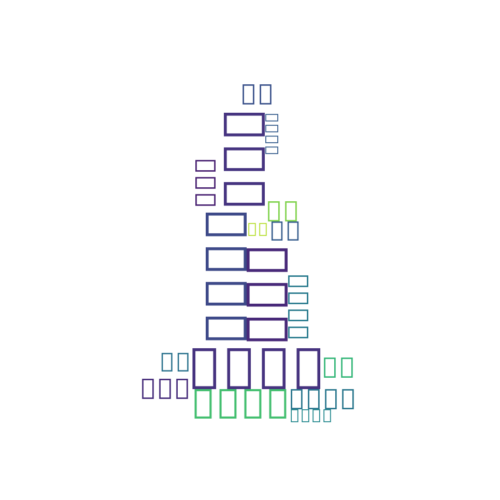

Reproduce this figure in Python.
from PIL import Image
image_file = 'alice_color.png'
img_file = Image.open(image_file)

import numpy as np

alice_mask = np.array(img_file)

from wordcloud import WordCloud

wc = WordCloud(background_color='white', mask=alice_mask)
backfile = '애국가.txt'
text = open(backfile, 'rt', encoding='UTF-8')
text = text.read()

wc = wc.generate(text)

import matplotlib.pyplot as plt
plt.rtParams['font.family'] = 'Malgun Gothic'
plt.rtParams['axes.unicode_minus'] =False
plt.figure(figsize=(5, 5))
plt.imshow(wc, interpolation='bilinear')
plt.axis('off')
filename = 'wordCloudFinal02.png'
plt.savefig(filename)

